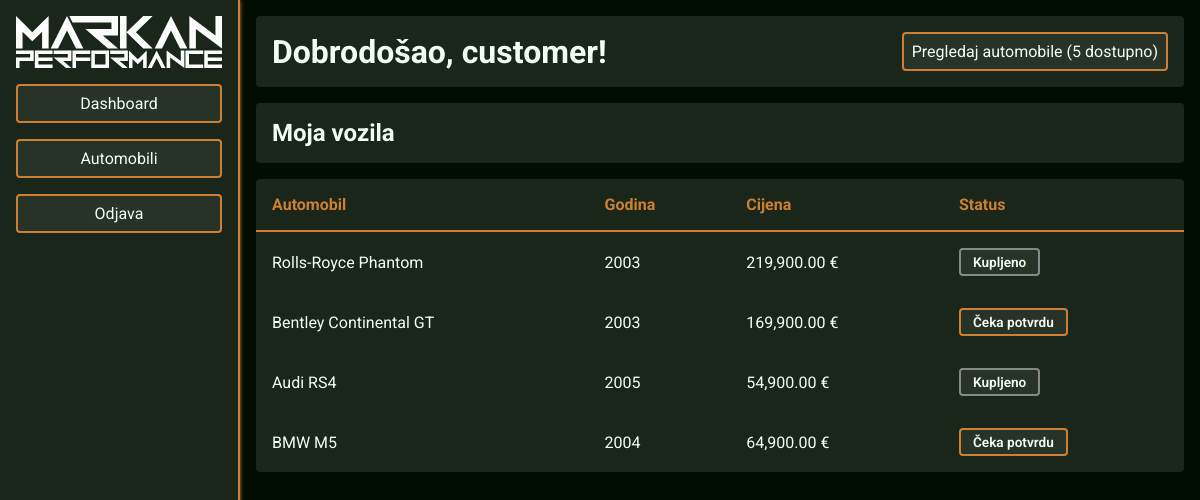
/?route=dashboard (signed in), run on the app's committed database.
### tables this page shows
CREATE TABLE IF NOT EXISTS cars (
  id INT AUTO_INCREMENT PRIMARY KEY,
  brand VARCHAR(50) NOT NULL,
  model VARCHAR(50) NOT NULL,
  year INT NOT NULL,
  price INT NOT NULL,
  description TEXT,
  image VARCHAR(255) DEFAULT NULL,
  status ENUM('available', 'pending', 'sold') NOT NULL DEFAULT 'available',
  owner_id INT DEFAULT NULL,
  created_at TIMESTAMP DEFAULT CURRENT_TIMESTAMP,
  FOREIGN KEY (owner_id) REFERENCES users(id) ON DELETE SET NULL
);

### app/Core/Controller.php (called while the page is built, shortened)
<?php
abstract class Controller
{
    protected function view(string $view, array $data = []): void
    {
        extract($data);
        $viewPath = APP_PATH . "/Views/" . $view . ".php";
        require $viewPath;
    }
    protected function currentUserId(): ?int
    {
        return $_SESSION["user_id"] ?? null;
    }
}

### app/Core/Router.php (called while the page is built, shortened)
<?php
class Router
{
    public function dispatch(string $route): void
    {
        $route = trim($route, "/");
        $parts    = explode("/", $route);
        $action   = $parts[1] ?? "index";
        $controller      = new $controllerClass();
        $method          = $this->toCamelCase($action);
        $controller->$method();
    }
    private function toCamelCase(string $action): string
    {
        $parts = explode("-", $action);
        $camel = $parts[0];
        return $camel;
    }
}

### public/index.php (called while the page is built, shortened)
<?php
function url(string $route = ""): string
{
    [$path, $query] = array_pad(explode("?", $route, 2), 2, "");
    $url = BASE_URL . "?route=" . $path;
    return $url;
}
spl_autoload_register(function ($class) {
    $relativePath = str_replace("App\\", "", $class);
    $relativePath = str_replace("\\", "/", $relativePath);
    $file = APP_PATH . "/" . $relativePath . ".php";
});
$router = new Router();
$router->add("dashboard", \App\Controllers\DashboardController::class);
$router->add("auth",      \App\Controllers\AuthController::class);
$router->add("users",     \App\Controllers\UserController::class);
$router->add("cars",      \App\Controllers\CarController::class);
$route = $_GET["route"] ?? "dashboard";
$route = rtrim($route, "?");
$router->dispatch($route);

### app/Config/Database.php (called while the page is built, shortened)
<?php
class Database
{
    private static ?\mysqli $connection = null;
    public static function getConnection(): \mysqli
    {
        if (self::$connection === null) {
            self::$connection = new \mysqli(
                self::HOST,
                self::USERNAME,
                self::PASSWORD,
                self::DATABASE
            );
            self::$connection->set_charset("utf8mb4");
        }
        return self::$connection;
    }
}

### app/Core/Model.php (called while the page is built, shortened)
<?php
abstract class Model
{
    public function __construct()
    {
        $this->db = Database::getConnection();
    }
}

### app/Models/Car.php (called while the page is built, shortened)
<?php
class Car extends Model
{
    public function findByOwner(int $ownerId): array
    {
        $stmt = $this->db->prepare(
            "SELECT * FROM cars WHERE owner_id = ? ORDER BY id DESC"
        );
        $stmt->bind_param("i", $ownerId);
        $stmt->execute();
        return $stmt->get_result()->fetch_all(MYSQLI_ASSOC);
    }
}

### app/Views/dashboard/customer.php (the view, shortened to what this page needs)
<!DOCTYPE html>
<html lang="hr">
<head>
  <link rel="stylesheet" href="<?php echo BASE_URL; ?>assets/css/style.css">
</head>
<body>
  <?php require APP_PATH . "/Views/layouts/nav.php"; ?>
  <main>
    <div class="page-header">
      <h1>Dobrodošao, <?php echo htmlspecialchars($_SESSION["username"]); ?>!</h1>
      <a href="<?php echo url("cars"); ?>" class="button">Pregledaj automobile (<?php echo $availableCarsCount; ?> dostupno)</a>
    </div>
    <div class="page-header">
      <h2>Moja vozila</h2>
    </div>
    <?php if (empty($myCars)): ?>
      <p class="empty-message">Još nisi zatražio kupnju nijednog automobila.</p>
    <?php else: ?>
      <table>
        <thead>
          <tr>
            <th>Automobil</th>
            <th>Godina</th>
            <th>Cijena</th>
            <th>Status</th>
          </tr>
        </thead>
        <tbody>
          <?php foreach ($myCars as $car): ?>
            <tr>
              <td><?php echo htmlspecialchars($car["brand"] . " " . $car["model"]); ?></td>
              <td><?php echo $car["year"]; ?></td>
              <td><?php echo number_format($car["price"], 2); ?> €</td>
              <td>
                <?php if ($car["status"] === "pending"): ?>
                  <span class="badge badge-pending">Čeka potvrdu</span>
                <?php elseif ($car["status"] === "sold"): ?>
                  <span class="badge badge-sold">Kupljeno</span>
                <?php endif; ?>
              </td>
            </tr>
          <?php endforeach; ?>
        </tbody>
      </table>
    <?php endif; ?>
  </main>
</body>
</html>

### public/assets/css/style.css (style rules this page uses)
:root { --background1: #000d00; --background2: #1a261a; --background3: #263326; --text: #f2fff2; --accent: #cd7f32; }
* { margin: 0; padding: 0; box-sizing: border-box; }
body { font-family: 'Roboto', sans-serif; background-color: var(--background1); color: var(--text); display: flex; min-height: 100vh; }
.button { background-color: var(--background3); border: 2px solid var(--accent); color: var(--text); font-size: 1rem; padding: 0.5rem; border-radius: 4px; cursor: pointer; transition: 0.2s linear; text-decoration: none; text-align: center; }
main { flex: 1; padding: 1rem; }
.page-header { padding: 1rem; margin-bottom: 1rem; background-color: var(--background2); display: flex; justify-content: space-between; align-items: center; border-radius: 4px; }
main table { width: 100%; border-collapse: collapse; border-radius: 4px; overflow: hidden; }
main table tr { background-color: var(--background2); }
main table th { padding: 1rem; text-align: left; color: var(--accent); border-bottom: 2px solid var(--accent); }
main table td { padding: 1rem; text-align: left; }
.badge { display: inline-block; padding: 0.25rem 0.75rem; border-radius: 4px; font-size: 0.85rem; font-weight: 600; }
.badge-pending { background-color: var(--background3); color: var(--text); border: 2px solid var(--accent); }
.badge-sold { background-color: var(--background3); color: var(--text); border: 2px solid #888; }

### data on the page
cars: brand+model "Rolls-Royce Phantom", year "2003", price "219,900.00", status "Kupljeno"
cars: brand+model "Bentley Continental GT", year "2003", price "169,900.00", status "Čeka potvrdu"
cars: brand+model "Audi RS4", year "2005", price "54,900.00", status "Kupljeno"
cars: brand+model "BMW M5", year "2004", price "64,900.00", status "Čeka potvrdu"

### other printed values
$_SESSION["username"] "customer"
$availableCarsCount "5"
